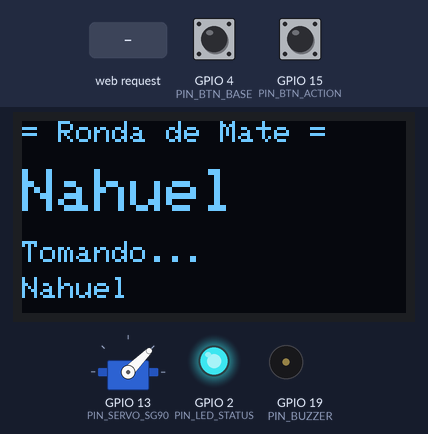
This program was run on a simulated ESP32. Parts: servo, 128×64 one-colour display, output pins drawn as LEDs (lit = HIGH), buzzer (waves = sounding). Dashed ring = blinking. Inputs (shaded band) come from the test bench; at power-on: GPIO 4 (PIN_BTN_BASE) HIGH, GPIO 15 (PIN_BTN_ACTION) HIGH. WiFi joins after 1.5 s; servers stay silent unless stated; what the program prints to the serial monitor is not drawn.

Above: at 2.8 s.
2.9 s: GPIO 4 (PIN_BTN_BASE) pulled LOW for 0.15 s
At 3.18 s:
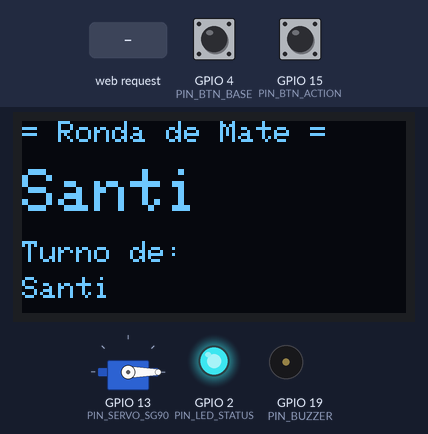
3.6 s: GPIO 15 (PIN_BTN_ACTION) pulled LOW for 0.15 s
At 4.16 s:
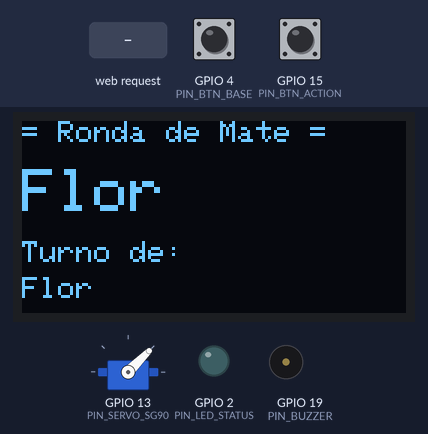
4.3 s: GPIO 4 (PIN_BTN_BASE) pulled LOW for 1 s
At 5.2 s:
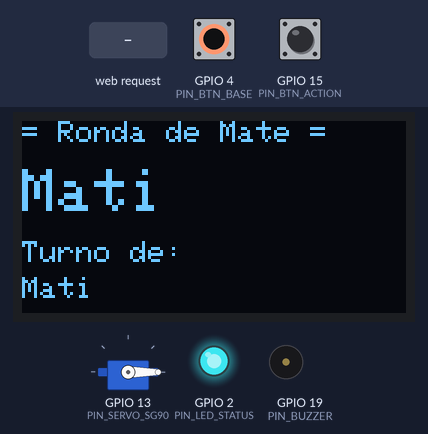
5.9 s: GPIO 15 (PIN_BTN_ACTION) pulled LOW for 1 s
At 7.4 s:
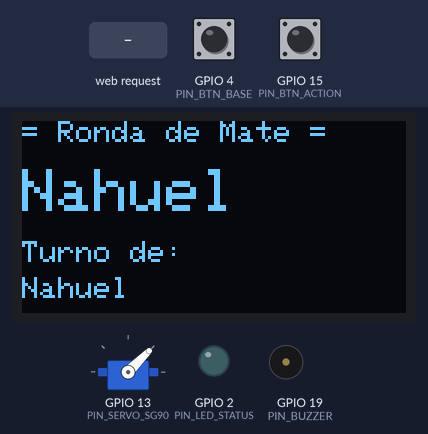
7.5 s: HTTP request GET /servo/tilt?plain=120&name=120&angle=120 received
At 7.9 s:
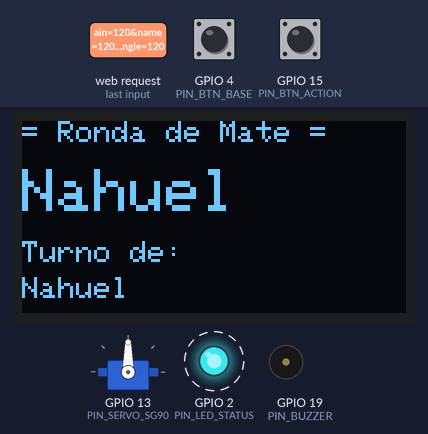
10.5 s: HTTP request GET /servo/tilt?plain=1&name=1&angle=1 received
At 20.65 s:
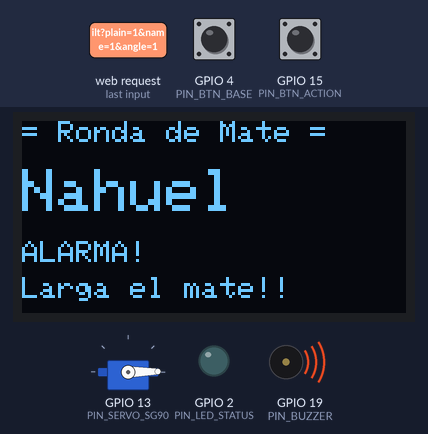
Timing chart, 0 to 21.8 s (numbered marks = the images above; inputs shaded):
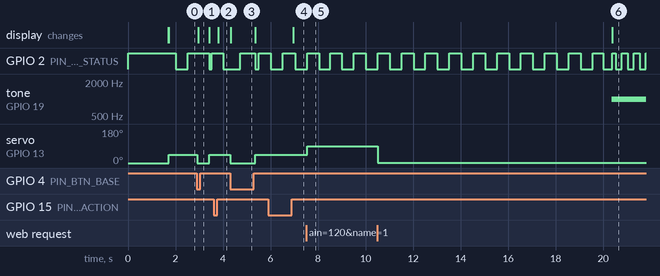

The program:

main.cpp
```cpp
#include <Arduino.h>
#include <WiFi.h>
#include <WebServer.h>
#include <Wire.h>
#include <Adafruit_GFX.h>
#include <Adafruit_SSD1306.h>
#include <Adafruit_MPU6050.h>
#include <Adafruit_Sensor.h>
#include <ESP32Servo.h>
#include <ArduinoJson.h>

// --- OLED SSD1306 DISPLAY (I2C) ---
#define SCREEN_WIDTH 128
#define SCREEN_HEIGHT 64
Adafruit_SSD1306 display(SCREEN_WIDTH, SCREEN_HEIGHT, &Wire, -1);

// --- GY-521 (MPU6050) ACCELEROMETER / GYROSCOPE ---
Adafruit_MPU6050 mpu;
bool mpuAvailable = false;

// --- SG90 MICRO SERVO (TILT / POURING MECHANISM) ---
Servo sg90;
const int PIN_SERVO_SG90 = 13;

// --- HC-SR04 ULTRASONIC SENSOR ---
const int PIN_TRIG = 5;
const int PIN_ECHO = 18;

// --- GY-MAX9814 MICROPHONE (ANALOG OUT) ---
// Dedicated ADC1 input pin on ESP32 (safe to use while Wi-Fi is active)
const int PIN_MIC_OUT = 35;

// --- BUZZER / SPEAKER (DELAY ALARM) ---
const int PIN_BUZZER = 19;

// --- STATUS LED / BREATHING RING (INDICATOR) ---
// Solid green/blue: ready/docked. Breathing blue: drinking. Blinking red: delay alarm!
const int PIN_LED_STATUS = 2;

// --- BASE DOCK SWITCH (MECHANICAL / BUTTON INPUT) ---
const int PIN_BTN_BASE = 4;

// --- MULTIFUNCTION PHYSICAL BUTTON (ALUMINUM CROWN) ---
// Short press: manual next turn ("mate_next")
// Long press (>2s): mute alarm / toggle round pause
const int PIN_BTN_ACTION = 15;
unsigned long btnActionPressTime = 0;
bool btnActionLastState = HIGH;

WebServer server(80);

// --- ROUND / SESSION STATE ---
#define MAX_PARTICIPANTS 10
String participants[MAX_PARTICIPANTS] = {"Nahuel", "Santi", "Flor", "Mati"};
int totalParticipants = 4;
int currentTurn = 0;

bool mateOnDock = true;
bool delayAlarmActive = false;
unsigned long liftedTimestamp = 0;
const unsigned long DELAY_TIMEOUT_MS = 15000; // 15s for quick simulation test (300000 for 5 min in prod)

int currentTiltAngle = 0;

// Read distance in centimeters via HC-SR04
float readDistanceCm() {
  digitalWrite(PIN_TRIG, LOW);
  delayMicroseconds(2);
  digitalWrite(PIN_TRIG, HIGH);
  delayMicroseconds(10);
  digitalWrite(PIN_TRIG, LOW);
  long duration = pulseIn(PIN_ECHO, HIGH, 25000);
  if (duration == 0) return 999.0;
  return duration * 0.034 / 2.0;
}

// Read peak-to-peak microphone amplitude from GY-MAX9814
int readMicAmplitude(int samples = 50) {
  int minVal = 4095;
  int maxVal = 0;
  for (int i = 0; i < samples; i++) {
    int v = analogRead(PIN_MIC_OUT);
    if (v < minVal) minVal = v;
    if (v > maxVal) maxVal = v;
    delayMicroseconds(100);
  }
  return (maxVal - minVal);
}

void updateDisplay(const String& line1, const String& line2 = "") {
  display.clearDisplay();
  display.setTextSize(1);
  display.setTextColor(SSD1306_WHITE);

  display.setCursor(0, 0);
  display.print("= Ronda de Mate =");

  display.setCursor(0, 16);
  display.setTextSize(2);
  display.print((totalParticipants > 0) ? participants[currentTurn] : "Nadie");

  display.setTextSize(1);
  display.setCursor(0, 40);
  display.print(line1);

  if (line2.length() > 0) {
    display.setCursor(0, 52);
    display.print(line2);
  }

  display.display();
}

void nextTurn() {
  if (totalParticipants > 0) {
    currentTurn = (currentTurn + 1) % totalParticipants;
    Serial.printf("[MatePlatform] Proximo turno: %s\n", participants[currentTurn].c_str());
    updateDisplay("Turno de:", participants[currentTurn]);
  }
}

void removeParticipant(const String& name) {
  int idx = -1;
  for (int i = 0; i < totalParticipants; i++) {
    if (participants[i].equalsIgnoreCase(name)) {
      idx = i;
      break;
    }
  }

  if (idx != -1) {
    Serial.printf("[MatePlatform] '%s' dijo gracias! Queda afuera de la ronda.\n", participants[idx].c_str());
    for (int i = idx; i < totalParticipants - 1; i++) {
      participants[i] = participants[i + 1];
    }
    totalParticipants--;
    if (currentTurn >= totalParticipants) currentTurn = 0;
    updateDisplay("Dijo gracias!", "Chau " + name);
  }
}

// Servo tilt angle helper
void setTiltAngle(int targetAngle) {
  currentTiltAngle = constrain(targetAngle, 0, 90);
  sg90.write(currentTiltAngle);
  Serial.printf("[SG90] Inclinacion ajustada a: %d grados\n", currentTiltAngle);
}

// --- HTTP ENDPOINTS (100% IN ENGLISH) ---
void handleStatus() {
  JsonDocument doc;
  doc["turn"] = (totalParticipants > 0) ? participants[currentTurn] : "None";
  doc["isDocked"] = mateOnDock;
  doc["delayAlarm"] = delayAlarmActive;
  doc["distance_cm"] = readDistanceCm();
  doc["mic_amplitude"] = readMicAmplitude(20);
  doc["tilt_angle"] = currentTiltAngle;

  if (mpuAvailable) {
    sensors_event_t a, g, temp;
    mpu.getEvent(&a, &g, &temp);
    doc["accel_x"] = a.acceleration.x;
    doc["accel_y"] = a.acceleration.y;
    doc["accel_z"] = a.acceleration.z;
  }

  JsonArray arr = doc["participants"].to<JsonArray>();
  for (int i = 0; i < totalParticipants; i++) {
    arr.add(participants[i]);
  }

  String res;
  serializeJson(doc, res);
  server.send(200, "application/json", res);
}

// POST /round/config -> {"names": ["Nahuel", "Santi"]}
void handleConfigRound() {
  if (!server.hasArg("plain")) {
    server.send(400, "text/plain", "Missing JSON body");
    return;
  }
  JsonDocument doc;
  DeserializationError err = deserializeJson(doc, server.arg("plain"));
  if (err) {
    server.send(400, "text/plain", "Invalid JSON");
    return;
  }

  JsonArray names = doc["names"];
  totalParticipants = 0;
  for (JsonVariant v : names) {
    if (totalParticipants < MAX_PARTICIPANTS) {
      participants[totalParticipants++] = v.as<String>();
    }
  }
  currentTurn = 0;
  updateDisplay("Ronda lista!", participants[currentTurn]);
  server.send(200, "application/json", "{\"status\":\"ok\"}");
}

// POST /round/thanks -> ?name=Nahuel or body
void handleThanks() {
  String name = server.arg("name");
  if (name.length() == 0 && totalParticipants > 0) {
    name = participants[currentTurn];
  }
  removeParticipant(name);
  server.send(200, "application/json", "{\"status\":\"removed\",\"name\":\"" + name + "\"}");
}

// POST /round/next
void handleNextTurn() {
  nextTurn();
  server.send(200, "application/json", "{\"status\":\"ok\",\"turn\":\"" + ((totalParticipants > 0) ? participants[currentTurn] : "") + "\"}");
}

// POST /servo/tilt?angle=45
void handleServoTilt() {
  String angleStr = server.arg("angle");
  int ang = angleStr.length() > 0 ? angleStr.toInt() : 45;
  setTiltAngle(ang);
  server.send(200, "application/json", "{\"status\":\"ok\",\"angle\":" + String(ang) + "}");
}

void setup() {
  Serial.begin(115200);

  pinMode(PIN_BTN_BASE, INPUT_PULLUP);
  pinMode(PIN_BTN_ACTION, INPUT_PULLUP);
  pinMode(PIN_TRIG, OUTPUT);
  pinMode(PIN_ECHO, INPUT);
  pinMode(PIN_BUZZER, OUTPUT);
  pinMode(PIN_LED_STATUS, OUTPUT);
  pinMode(PIN_MIC_OUT, INPUT);
  digitalWrite(PIN_BUZZER, LOW);
  digitalWrite(PIN_LED_STATUS, HIGH); // LED ON at boot

  // Initialize SG90 servo
  sg90.attach(PIN_SERVO_SG90);
  setTiltAngle(0);

  // Initialize I2C bus (OLED & GY-521)
  Wire.begin(21, 22);

  if (display.begin(SSD1306_SWITCHCAPVCC, 0x3C)) {
    updateDisplay("Iniciando...", "Conectando WiFi");
  }

  // Initialize GY-521 accelerometer / gyroscope
  if (mpu.begin()) {
    mpuAvailable = true;
    mpu.setAccelerometerRange(MPU6050_RANGE_8_G);
    Serial.println("[GY-521] MPU6050 initialized.");
  } else {
    Serial.println("[GY-521] MPU6050 not detected.");
  }

  // Connect Wi-Fi
  WiFi.begin("Wokwi-GUEST", "");
  Serial.println("Connecting to Wi-Fi...");
  while (WiFi.status() != WL_CONNECTED) {
    delay(200);
    Serial.print(".");
  }
  Serial.printf("\nWi-Fi Connected! IP: %s\n", WiFi.localIP().toString().c_str());

  // Web server routes (pure English endpoints)
  server.on("/status", HTTP_GET, handleStatus);
  server.on("/round/config", HTTP_POST, handleConfigRound);
  server.on("/round/thanks", HTTP_POST, handleThanks);
  server.on("/round/next", HTTP_POST, handleNextTurn);
  server.on("/servo/tilt", HTTP_POST, handleServoTilt);
  server.on("/servo/tilt", HTTP_GET, handleServoTilt);
  server.begin();

  updateDisplay("Turno de:", participants[currentTurn]);
}

void loop() {
  server.handleClient();

  // 1. Detect dock presence (LOW = docked, HIGH = lifted)
  bool docked = (digitalRead(PIN_BTN_BASE) == LOW);

  if (mateOnDock && !docked) {
    // Mate lifted to drink
    mateOnDock = false;
    liftedTimestamp = millis();
    delayAlarmActive = false;
    Serial.printf("[MatePlatform] %s esta tomando.\n", participants[currentTurn].c_str());
    updateDisplay("Tomando...", participants[currentTurn]);

    // Tilt servo to 45 degrees
    setTiltAngle(45);
  }
  else if (!mateOnDock && docked) {
    // Mate placed back on dock: reset angle and advance turn
    mateOnDock = true;
    delayAlarmActive = false;
    noTone(PIN_BUZZER);
    setTiltAngle(0);
    Serial.println("[MatePlatform] Mate devuelto a la base.");
    nextTurn();
    delay(400); // Debounce
  }

  // 2. Physical Button Handling (GPIO 15)
  bool btnState = digitalRead(PIN_BTN_ACTION);
  if (btnActionLastState == HIGH && btnState == LOW) {
    // Button pressed down
    btnActionPressTime = millis();
  } else if (btnActionLastState == LOW && btnState == HIGH) {
    // Button released
    unsigned long duration = millis() - btnActionPressTime;
    if (duration > 2000) {
      // Long press: Mute buzzer alarm or reset
      if (delayAlarmActive) {
        delayAlarmActive = false;
        noTone(PIN_BUZZER);
        Serial.println("[Button] Long press: Alarm muted!");
        updateDisplay("Alarma silenciada", participants[currentTurn]);
      }
    } else if (duration > 50) {
      // Short press: Manual Next Turn
      Serial.println("[Button] Short press: Manual next turn!");
      nextTurn();
    }
  }
  btnActionLastState = btnState;

  // 3. Alarm trigger if mate is held past timeout
  if (!mateOnDock && !delayAlarmActive && (millis() - liftedTimestamp > DELAY_TIMEOUT_MS)) {
    delayAlarmActive = true;
    tone(PIN_BUZZER, 1000); // Sound alarm buzzer
    Serial.printf("[MatePlatform] ALARMA: %s se colgo con el mate!\n", participants[currentTurn].c_str());
    updateDisplay("ALARMA!", "Larga el mate!!");
  }

  // 4. Status LED Feedback
  if (delayAlarmActive) {
    // Fast blink during alarm
    digitalWrite(PIN_LED_STATUS, (millis() / 250) % 2);
  } else if (!mateOnDock) {
    // Pulse/breathing effect while drinking
    digitalWrite(PIN_LED_STATUS, (millis() / 500) % 2);
  } else {
    // Solid steady ON when docked/ready
    digitalWrite(PIN_LED_STATUS, HIGH);
  }

  delay(50);
}
```

Measured:
- after the input at 2.9 s, servo on GPIO 13 (PIN_SERVO_SG90): 45° → 0° at once, → 45° 0.51 s later; the display: changes after 0.05 s (image 1)
- after the input at 3.6 s, the display: changes after 0.20 s (image 2)
- after the input at 4.3 s, servo on GPIO 13 (PIN_SERVO_SG90): 45° → 0° at once, → 45° 1.1 s later; the display: changes at once (image 3)
- after the input at 5.9 s, the display: changes after 1.0 s (image 4)
- after the input at 7.5 s, servo on GPIO 13 (PIN_SERVO_SG90): 45° → 90° after 0.05 s
- after the input at 10.5 s, servo on GPIO 13 (PIN_SERVO_SG90): 90° → 1° at once
